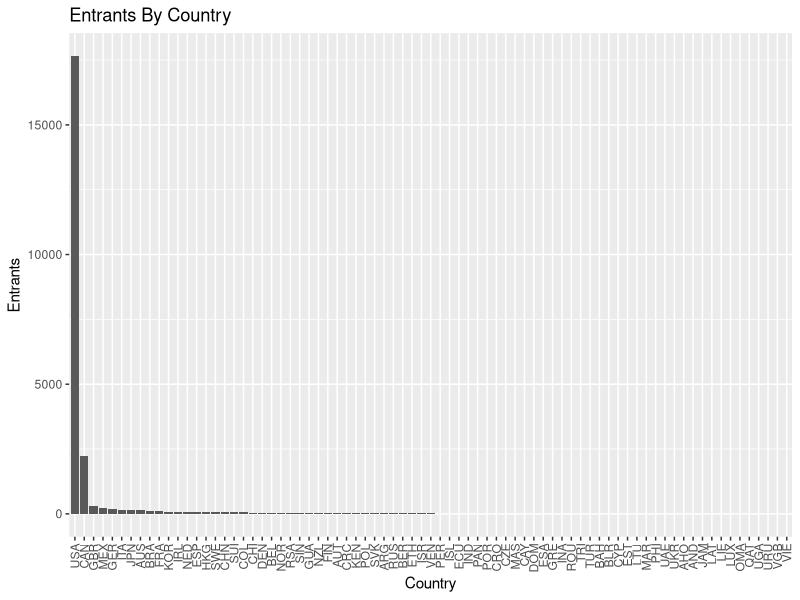
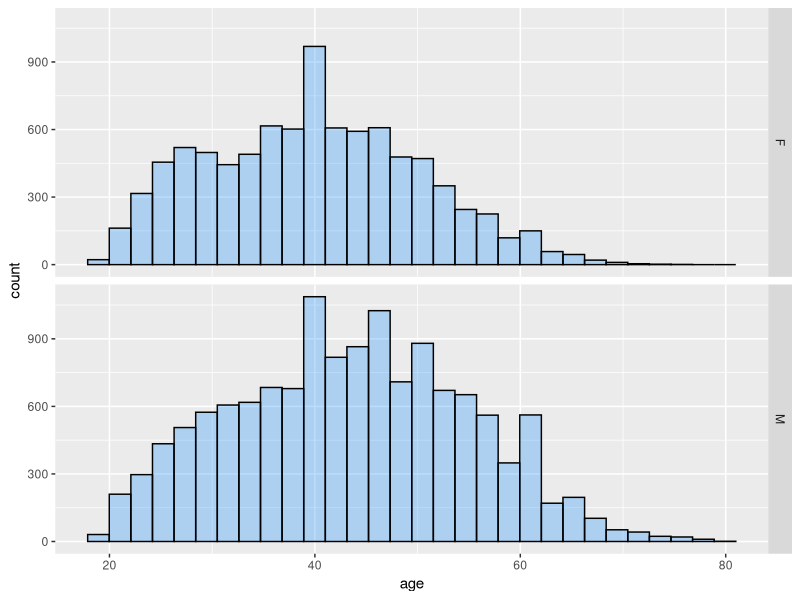
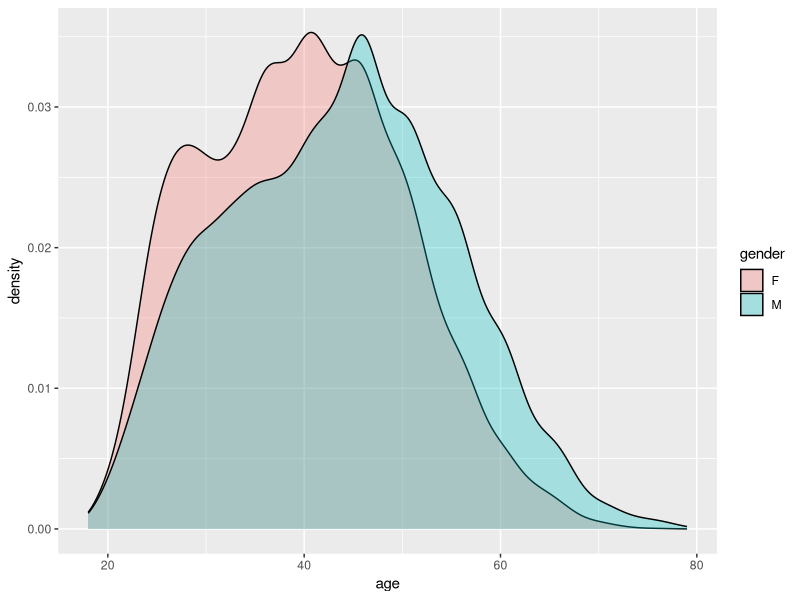

Here is the R script that generated these plots, in order: (Note: this script raises an error after producing the figures.)
## ---- chunk 1
library(plyr)
library(lubridate)
library(ggplot2)
results = read.csv("resultsfinal.csv", stringsAsFactors=FALSE)

#create divisions for age groups, based on agr goups listed at http://raceday.baa.org/statistics.html
results$age_group = cut(results$age, breaks = c(0, 40, 45, 50, 55, 60, 65, 70, 75, 80), labels = c("under_40", "40-44", "45-49", "50-54", "60-64", "65-69", "70-74", "75-79", "80+"), right = FALSE, ordered_result = TRUE)

#convert gender, county_origin to factor variables
results$gender = factor(results$gender); results$gender = factor(results$gender); results$county = factor(results$county)

#convert times to duration objects using as.difftime() and lubridate's as.duration()

#results$X5k <- as.duration(as.difftime(tim = results$X5k, format = "%T", units = "secs"))
#results$X10k <- as.duration(as.difftime(tim = results$X10k, format = "%T", units = "secs"))
#results$X15k <- as.duration(as.difftime(tim = results$X15k, format = "%T", units = "secs"))
#results$X20k <- as.duration(as.difftime(tim = results$X20k, format = "%T", units = "secs"))
#results$half <- as.duration(as.difftime(tim = results$half, format = "%T", units = "secs"))
#results$X25k <- as.duration(as.difftime(tim = results$X25k, format = "%T", units = "secs"))
#results$X30k <- as.duration(as.difftime(tim = results$X30k, format = "%T", units = "secs"))
#results$X35k <- as.duration(as.difftime(tim = results$X35k, format = "%T", units = "secs"))
#results$X40k <- as.duration(as.difftime(tim = results$X40k, format = "%T", units = "secs"))
#results$pace <- as.duration(as.difftime(tim = results$pace, format = "%T", units = "secs"))
#results$official_time <- as.duration(as.difftime(tim = results$official_time, format = "%T", units = "secs"))

results$X5k <- as.POSIXlt(results$X5k, format = "%T")
results$X10k <- as.POSIXlt(results$X10k, format = "%T")
results$X15k <- as.POSIXlt(results$X15k, format = "%T")
results$X20k <- as.POSIXlt(results$X20k, format = "%T")
results$half <- as.POSIXlt(results$half, format = "%T")
results$X25k <- as.POSIXlt(results$X25k, format = "%T")
results$X30k <- as.POSIXlt(results$X30k, format = "%T")
results$X35k <- as.POSIXlt(results$X35k, format = "%T")
results$X40k <- as.POSIXlt(results$X40k, format = "%T")
results$pace <- as.POSIXlt(results$pace, format = "%T")
results$official_time <- as.POSIXlt(results$official_time, format = "%T")

#exclude any columns with na for any value; this removes 194 runners who didn't cross various checkpoints for any reasin (dropped out, missed checkpoint, foot RFID tag error...)
results = na.omit(results)
## ---- chunk 2
countrycounts = data.frame(table(results$county))
names(countrycounts) <- c("Country", "Entrants")
ggplot(countrycounts, aes(x = reorder(Country, -Entrants), y = Entrants)) + geom_bar(stat="identity") + xlab("Country") + ggtitle("Entrants By Country") + theme(axis.text.x = element_text(angle = 90, hjust = 1, vjust = 0.5))

#TODO: print top 10 sorted

#TODO: print countries with <5 entries just for fun?

#TODO: filled country map
## ---- chunk 3
ggplot(results, aes(x=age)) + geom_histogram(fill = "dodgerblue", colour="black", alpha = 0.3) + facet_grid(gender ~ .)
## ---- chunk 4
ggplot(results, aes(x=age, fill = gender)) + geom_density(alpha = 0.3)
## ---- chunk 5
ggplot(results, aes(x=age_group, y=official_time)) + geom_violin(fill = "dodgerblue", alpha = 0.3) + ggtitle("Official Finishing Times By Age Group")
ggplot(results, aes(x=age_group, y=official_time)) + geom_boxplot(fill = "dodgerblue", alpha = 0.3) + ggtitle("Official Finishing Times By Age Group")

ggplot(results, aes(x=gender, y=official_time)) + geom_violin(fill = "dodgerblue", alpha = 0.3) + ggtitle("Official Finishing Times By Age Group")
ggplot(results, aes(x=gender, y=official_time)) + geom_boxplot(fill = "dodgerblue", alpha = 0.3) + ggtitle("Official Finishing Times By Age Group")

#TODO: create faceted plot for each age group; in each facet, plot a horizontal line with the qualifying time for that group.

#TODO: split violin plots for male/female, within each age group --  see http://stackoverflow.com/questions/35717353/split-violin-plot-with-ggplot2
## ---- chunk 6
#TODO: compute times over intervals...
#results$final_5k = results$X40k - results$X35k
#ggplot(results, aes(x=gender, y=results$X40k - results$X35k)) + geom_violin(fill = "dodgerblue", alpha = 0.3)
## ---- chunk 7
ggplot(results[results$age_group!="NA",], aes(x=age_group, y=pace)) + geom_violin()
## ---- chunk 8
ggplot(results, aes(x = bib_number, y = overall_place)) + geom_point()
